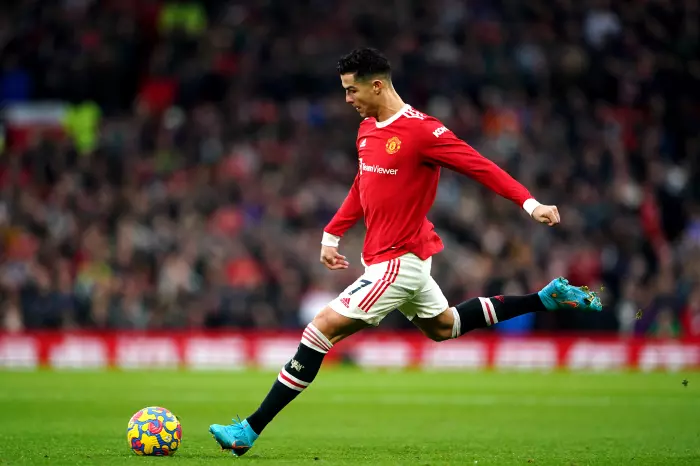
#> input picture Python Scripts/Task 3/Preliminary/Ronaldo.webp, 700 x 466 px
$ python Preliminary.py
#> lines starting #> are read from the running program, lines starting #| are printed output that depends on the picture
import numpy as np
import cv2


img = cv2.imread('Ronaldo.webp')
#> img is the input picture: shape (466, 700, 3); mean B, G, R 50.3, 72.5, 82.8

mask = np.zeros(img.shape[:2], np.uint8)

bgdModel = np.zeros((1,65),np.float64)
fgdModel = np.zeros((1,65),np.float64)

rect = (60,35,632,450)

cv2.grabCut(img,mask,rect,bgdModel,fgdModel,5,cv2.GC_INIT_WITH_RECT)


mask2 = np.where((mask==2)|(mask==0),0,1).astype('uint8')
img = img*mask2[:,:,np.newaxis]
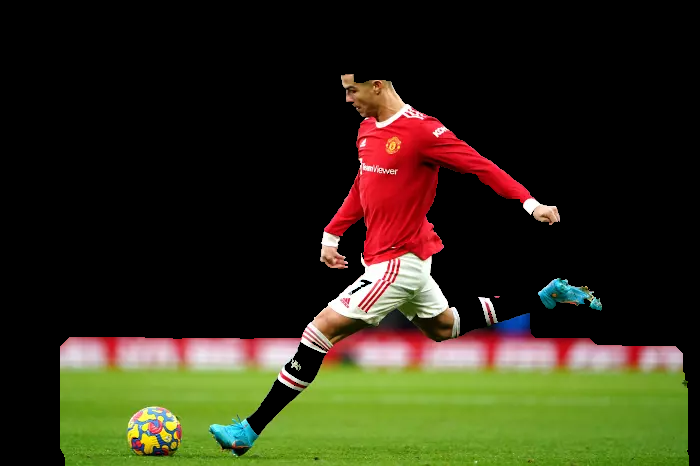
#> img: shape (466, 700, 3); mean B, G, R 23.9, 44.5, 48

def click_event(event, x, y, flags, param):
    if event == cv2.EVENT_LBUTTONDOWN:
        print(f'Coordinates: ({x}, {y})')


cv2.imshow("Image", img)

cv2.setMouseCallback("Image", click_event)
cv2.waitKey(0)
cv2.destroyAllWindows()
